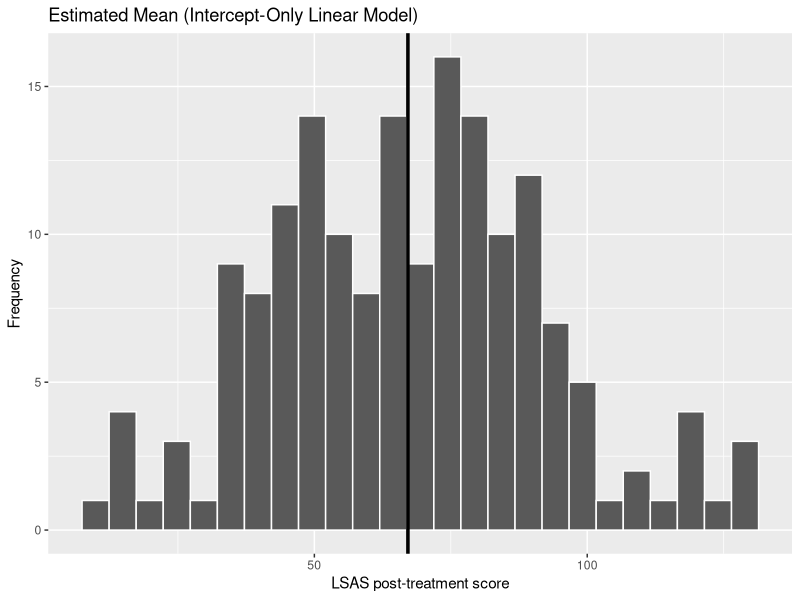
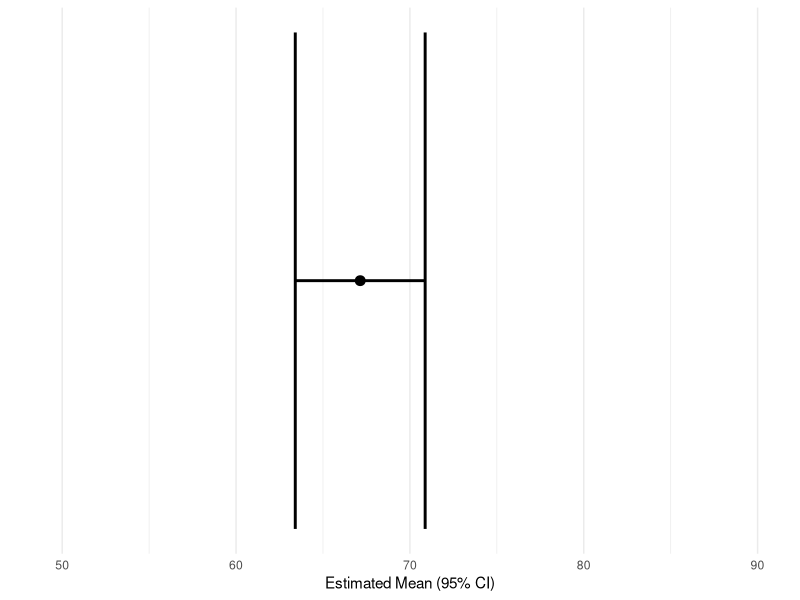
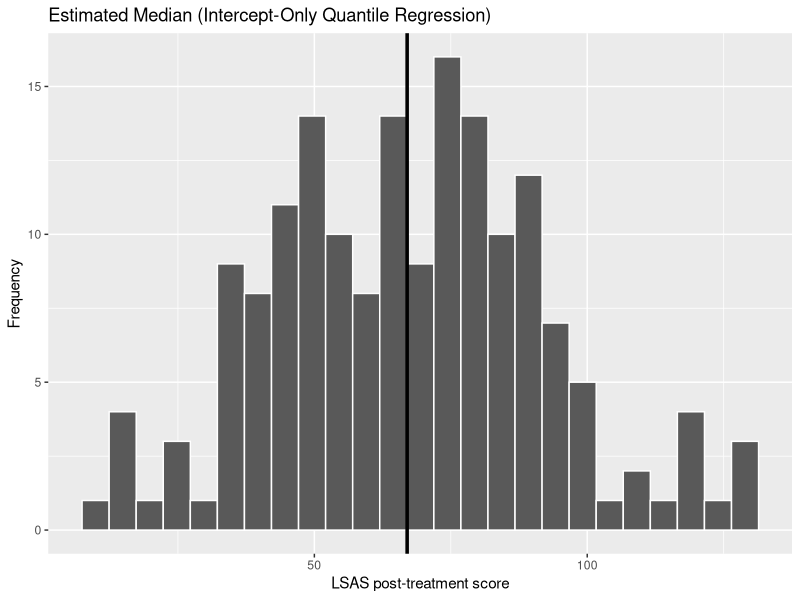
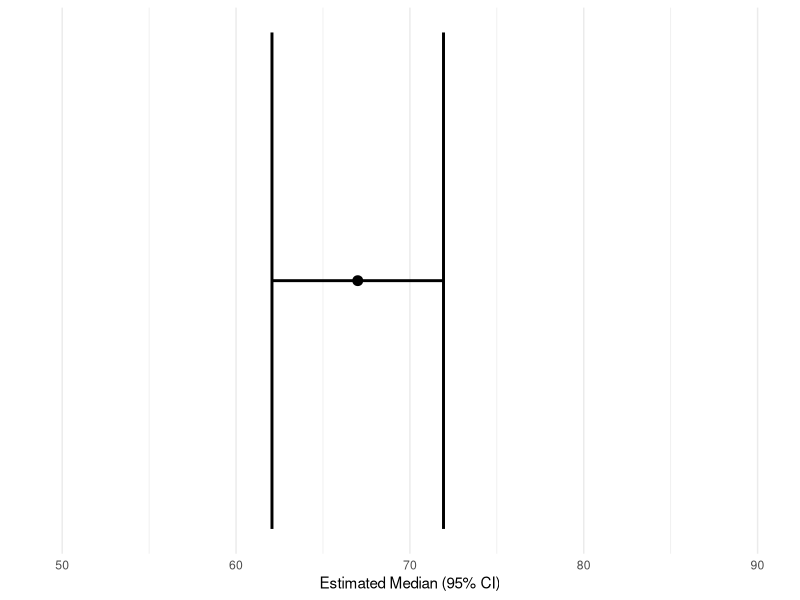

Recreate these plots in R, in order.
## ---- chunk 1
#| label: setup-packages
library(tidyverse) # Data wrangling and plotting
library(broom) # Converting model objects into tidy tables
library(quantreg) # Quantile regression (rq())
library(marginaleffects) # Predictions and uncertainty estimates
library(here)
## ---- chunk 2
#| label: load-data
df_clean <- read.csv(here("data", "steps_clean.csv"))

# we also rename the "group" variable, otherwise it causes issues with the `marginaleffects` package
df_clean <- df_clean |> rename(grp = group)
## ---- chunk 3
#| label: formula-intercept-only
lsas_post ~ 1
## ---- chunk 4
#| label: fit-lm-intercept-only
mod_lm <- lm(lsas_post ~ 1, data = df_clean)
summary(mod_lm)
## ---- chunk 5
#| label: sample-mean-check
mean(df_clean$lsas_post, na.rm = TRUE)
## ---- chunk 6
#| label: fit-rq-intercept-only
mod_rq <- rq(lsas_post ~ 1, tau = 0.5, data = df_clean)
summary(mod_rq)
## ---- chunk 7
#| label: sample-median-check
median(df_clean$lsas_post, na.rm = TRUE)
## ---- chunk 8
#| label: lm-components-inspect
names(mod_lm) # gives the names of the different parts of the regression object
coef(mod_lm) # returns the coefficients from the object
head(fitted(mod_lm)) # gets the predicted values for each individual
head(residuals(mod_lm)) # returns the residuals (observed value - predicted value)
## ---- chunk 9
#| label: lm-components-dollar
mod_lm$coefficients # the coefficients of the model (right now only the intercept)
head(mod_lm$residuals) # the residuals (observed value - predicted value)
## ---- chunk 10
#| label: rq-components-inspect
names(mod_rq)
coef(mod_rq)
## ---- chunk 11
#| label: rq-components-dollar
mod_rq$coefficients # the coefficient
head(mod_rq$residuals) # the residuals (observed value - predicted value)
head(df_clean$lsas_post)
## ---- chunk 12
#| label: lm-avg-predictions
avg_predictions(mod_lm)
## ---- chunk 13
#| label: lm-individual-predictions
predictions(mod_lm) |> head()
## ---- chunk 14
#| label: rq-avg-predictions
avg_predictions(mod_rq)
## ---- chunk 15
#| label: plot-hist-mean-lm
mean_est <- coef(mod_lm) # save the estimated mean from the linear model

# plot the mean over a histogram of the observed values
ggplot(df_clean, aes(lsas_post)) +
  geom_histogram(bins = 25, color = "white") +
  geom_vline(xintercept = mean_est, linewidth = 1.2) +
  labs(
    title = "Estimated Mean (Intercept-Only Linear Model)",
    x = "LSAS post-treatment score", y = "Frequency"
  )
## ---- chunk 16
#| label: plot-mean-ci-lm
# get the estimated values from the linear regression model
ap <- avg_predictions(mod_lm)

# save as a tibble for plotting
df_plot <- tibble(
  mean_est = ap$estimate[1],
  lcl = ap$conf.low[1],
  ucl = ap$conf.high[1]
)

# use ggplot to create a plot
ggplot(df_plot, aes(y = 1, x = mean_est)) +
  geom_point(size = 3) +
  # add confidence interval
  geom_errorbar(aes(xmin = lcl, xmax = ucl), width = 0.1, linewidth = 1) + 
  scale_y_continuous(breaks = NULL) + # remove the y-axis scale
  scale_x_continuous(limits = c(50, 90)) + # set x-axis range
  labs( # set labels
    y = "",
    x = "Estimated Mean (95% CI)"
  ) +
  theme_minimal()
## ---- chunk 17
#| label: plot-hist-median-rq
med_est <- coef(mod_rq)

ggplot(df_clean, aes(lsas_post)) +
  geom_histogram(bins = 25, color = "white") +
  geom_vline(xintercept = med_est, linewidth = 1.2) +
  labs(
    title = "Estimated Median (Intercept-Only Quantile Regression)",
    x = "LSAS post-treatment score", y = "Frequency"
  )
## ---- chunk 18
#| label: plot-median-ci-rq
# get the estimated values from the quantile regression model
ap <- avg_predictions(mod_rq)

# save as a tibble for plotting
df_plot <- tibble(
  med_est = ap$estimate[1],
  lcl = ap$conf.low[1],
  ucl = ap$conf.high[1]
)

# use ggplot to create a plot
ggplot(df_plot, aes(y = 1, x = med_est)) +
  geom_point(size = 3) +
  geom_errorbar(aes(xmin = lcl, xmax = ucl), width = 0.1, linewidth = 1) + # add confidence interval
  scale_y_continuous(breaks = NULL) + # remove the y-axis scale
  scale_x_continuous(limits = c(50, 90)) + # # set x-axis range
  labs( # set labels
    y = "",
    x = "Estimated Median (95% CI)"
  ) +
  theme_minimal()
## ---- chunk 19
#| label: lm-confint
confint(mod_lm)
## ---- chunk 20
#| label: ttest-comparison
t.test(df_clean$lsas_post)
## ---- chunk 21
#| label: rq-summary-bootstrap
summary(mod_rq, se = "boot")
## ---- chunk 22
#| label: lm-avg-predictions-ci
avg_predictions(mod_lm, conf_level = 0.95)
## ---- chunk 23
#| label: rq-avg-predictions-ci
avg_predictions(mod_rq, conf_level = 0.95)
